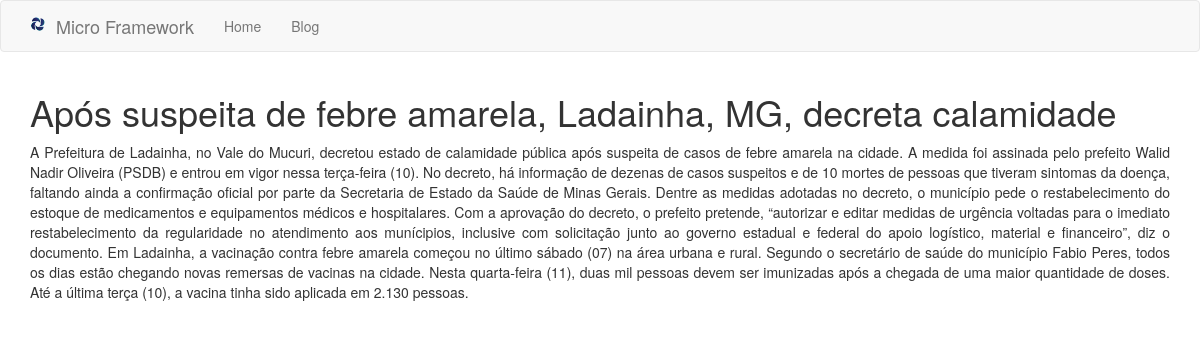
/post/1/show, run on the app's committed database.
### tables this page shows
CREATE TABLE posts (id INTEGER CONSTRAINT posts_index PRIMARY KEY ASC AUTOINCREMENT, title VARCHAR (255) NOT NULL, content TEXT NOT NULL);

### app/Controllers/PostsController.php (called while the page is built, shortened)
<?php
class PostsController extends BaseController
{
    private $post;
    public function __construct()
    {
        $this->post = Container::getModel("Post");
    }
    public function show($id)
    {
        $this->view->post = $this->post->find($id);
        return $this->renderView('posts/show', 'layout');
    }
}

### core/bootstrap.php (called while the page is built, shortened)
<?php
$routes = require_once __DIR__ . "/../app/routes.php";
$route = new \Core\Route($routes);

### public/index.php (called while the page is built, shortened)
<?php
require_once __DIR__ . "/../core/bootstrap.php";

### core/BaseModel.php (called while the page is built, shortened)
<?php
abstract class BaseModel
{
    private $pdo;
    protected $table;
    public function __construct(PDO $pdo)
    {
        $this->pdo = $pdo;
    }
    public function find($id)
    {
        $query = "SELECT * FROM {$this->table} WHERE id=:id";
        $stmt = $this->pdo->prepare($query);
        $stmt->bindValue(":id", $id);
        $stmt->execute();
        $result = $stmt->fetch();
        return $result;
    }
}

### core/DataBase.php (called while the page is built, shortened)
<?php
class DataBase
{
    public static function getDataBase()
    {
        $conf = include_once __DIR__ . "/../app/database.php";
        if($conf['driver'] == 'sqlite'){
            $sqlite = __DIR__ . "/../storage/database/" . $conf['sqlite']['host'];
            $sqlite = "sqlite:" . $sqlite;
            try{
                $pdo = new PDO($sqlite);
                $pdo->setAttribute(PDO::ATTR_ERRMODE, PDO::ERRMODE_EXCEPTION);
                $pdo->setAttribute(PDO::ATTR_DEFAULT_FETCH_MODE, PDO::FETCH_OBJ);
                return $pdo;
            }catch (PDOException $e){
                echo $e->getMessage();
            }
        }
    }
}

### core/Container.php (called while the page is built, shortened)
<?php
class Container
{
    public static function getModel($model)
    {
        return new $objModel(DataBase::getDatabase());
    }
}

### app/Views/posts/show.phtml (the view)
<div class="container">
    <h1 class="h1"><?php echo $this->view->post->title; ?></h1>
    <p class="text-justify"><?php echo $this->view->post->content;  ?></p>
</div>

### data on the page
posts: title "Após suspeita de febre amarela, Ladainha, MG, decreta calamidade", content "A Prefeitura de Ladainha, no Vale do Mucuri, decretou estado de calamidade pública após suspeita de casos de febre amarela na cidade. A medida foi assinada pelo prefeito Walid Nadir Oliveira (PSDB) e entrou em vigor nessa terça-feira (10). No decreto, há informação de dezenas de casos suspeitos e de 10 mortes de pessoas que tiveram sintomas da doença, faltando ainda a confirmação oficial por parte da Secretaria de Estado da Saúde de Minas Gerais. Dentre as medidas adotadas no decreto, o município pede o restabelecimento do estoque de medicamentos e equipamentos médicos e hospitalares. Com a aprovação do decreto, o prefeito pretende, “autorizar e editar medidas de urgência voltadas para o…"
